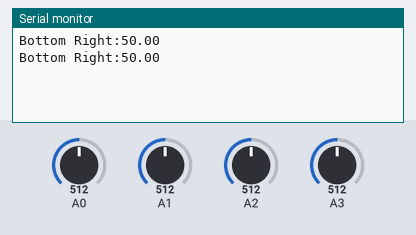
Bench run of a sketch on a simulated Arduino Uno, built with avr-gcc and run on an emulated ATmega328P. Parts: the last lines printed to the serial monitor. The inputs (shaded band) are chosen by the test bench; at power-on: A0 = 512, A3 = 512, A1 = 512, A2 = 512.

Above: at 1.8 s.
1.9 s: A0 set to 521
At 2.8 s:
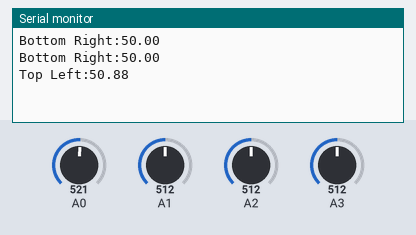
10.5 s: A3 set to 979
At 11.8 s:
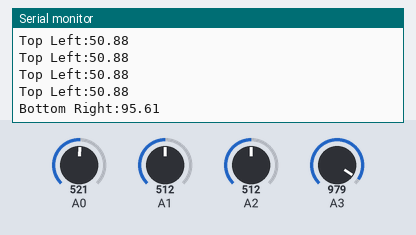
12.0 s: A3 set to 1006
At 12.7 s:
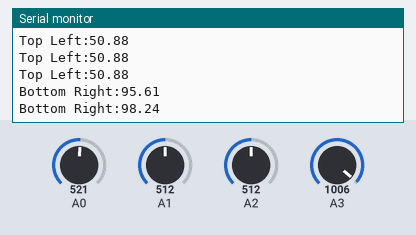
Timing chart, 0 to 14.5 s (numbered marks = the images above; inputs shaded):
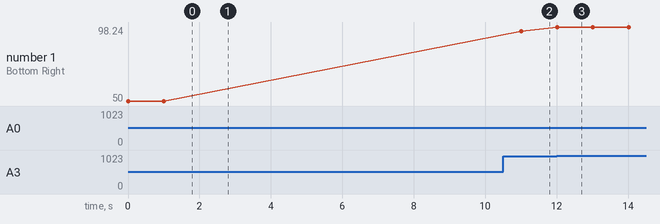

The sketch:

SensSunPosVer1.ino
```cpp
float input_voltage = 0.0;
float TopLeft=0.0;
float TopRight=0.0;
float BottomLeft=0.0;
float BottomRight=0.0;

void setup() {
  // put your setup code here, to run once:
Serial.begin(9600);
}


void loop() {
  // put your main code here, to run repeatedly:
int analog_value = analogRead(A0);
TopLeft = (analog_value * 100.0) / 1024.0;
int analog_value2 = analogRead(A1);
TopRight = (analog_value2 * 100.0) / 1024.0;
int analog_value3 = analogRead(A2);
BottomLeft = (analog_value3 * 100.0) / 1024.0;
int analog_value4 = analogRead(A3);
BottomRight = (analog_value4 * 100.0) / 1024.0;
/*
Serial.print("Top Left:");
Serial.println(TopLeft);
Serial.print("Top Right:");
Serial.println(TopRight);
Serial.print("Bottom Left:");
Serial.println(BottomLeft);
Serial.print("Bottom Right:");
Serial.println(BottomRight);
Serial.print("\n");*/

if((TopLeft > TopRight)&&(TopLeft > BottomLeft)&&(TopLeft > BottomRight)){
  Serial.print("Top Left:");
  Serial.println(TopLeft);
}

else if((TopRight > TopLeft)&&(TopRight > BottomLeft)&&(TopRight > BottomRight)){
  Serial.print("Top Right:");
  Serial.println(TopRight);
}

else if((BottomLeft > TopLeft)&&(BottomLeft > TopRight)&&(BottomLeft > BottomRight)){
  Serial.print("Bottom Left:");
  Serial.println(BottomLeft);
}

else{
  Serial.print("Bottom Right:");
  Serial.println(BottomRight);
}

delay(1000);
}
```

Measured:
- the behaviour switches between 512 and 513 on A0 (found by bisection; images 0 and 1)
- after the input at 1.9 s, the serial monitor: prints a new line after 0.10 s (image 1)
- after the input at 10.5 s, the serial monitor: prints a new line after 0.51 s (image 2)
- after the input at 12.0 s, the serial monitor: prints a new line at once (image 3)
- plotted number 1: 50 → 95.61 after the input at 10.5 s, 95.61 → 98.24 after the input at 12.0 s
